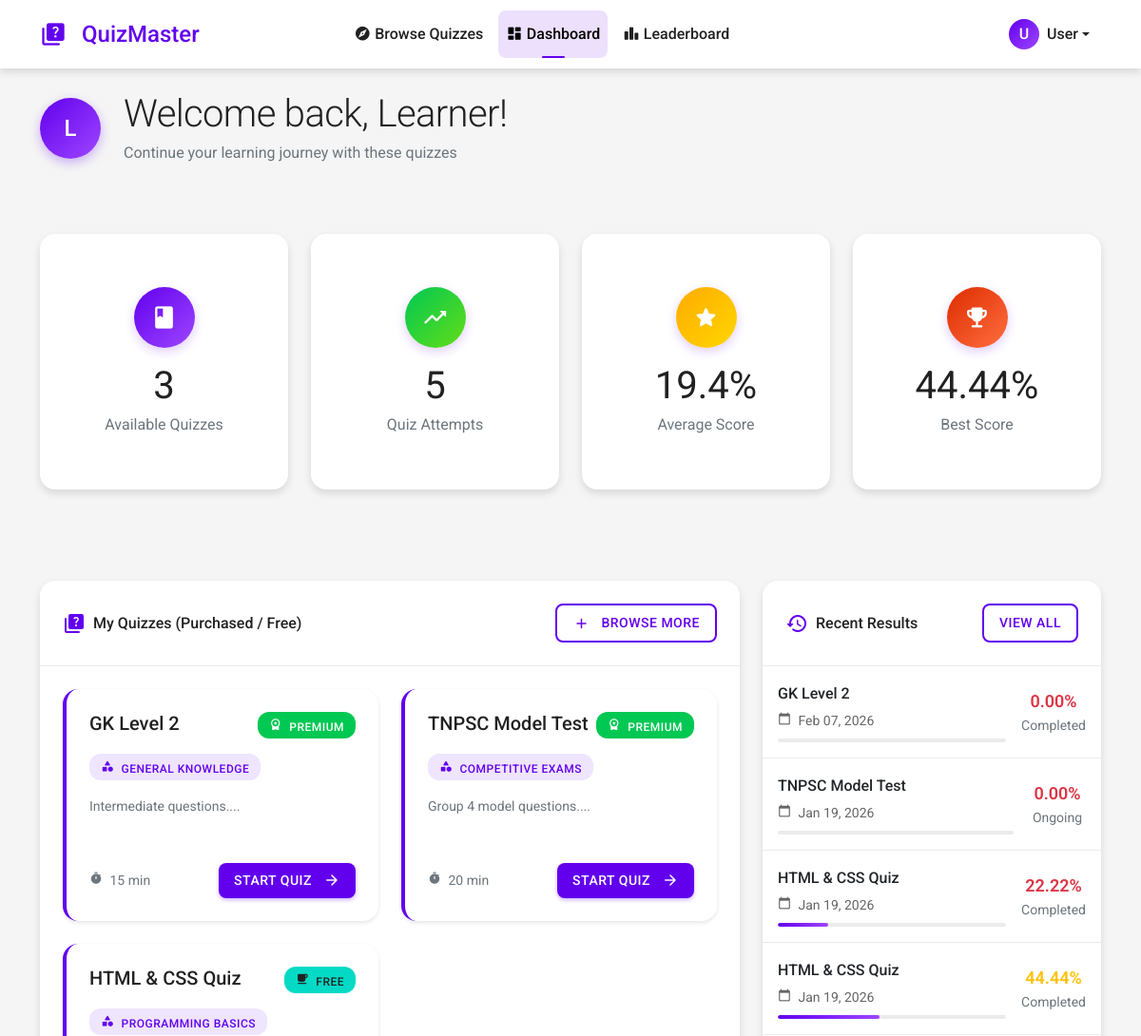
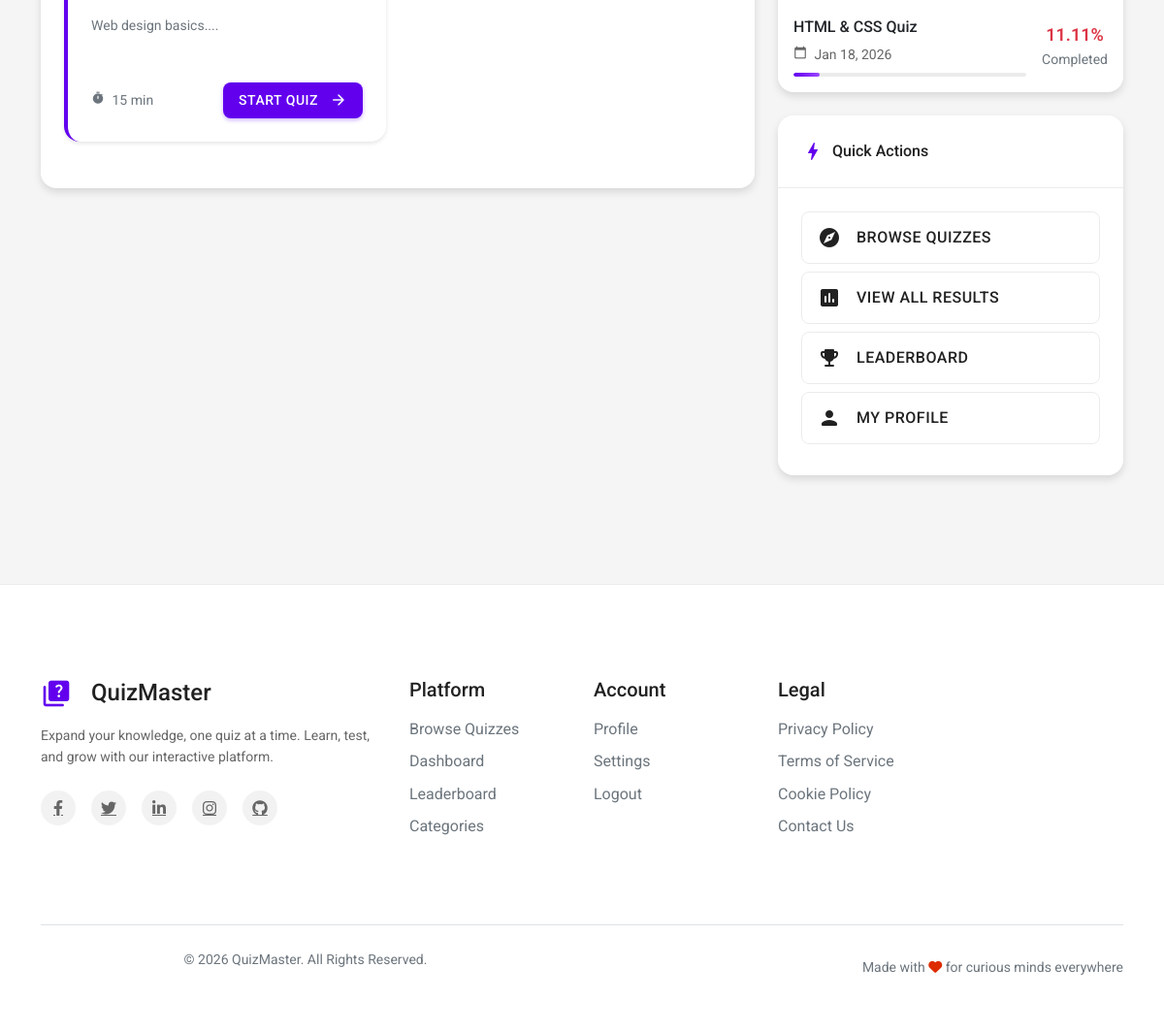
/user/dashboard.php (signed in), run on the app's committed database (2 pictures, top to bottom).
### tables this page shows
CREATE TABLE `quiz_attempts` (
  `id` int(11) NOT NULL,
  `user_id` int(11) NOT NULL,
  `quiz_id` int(11) NOT NULL,
  `start_time` datetime NOT NULL,
  `end_time` datetime DEFAULT NULL,
  `score` decimal(10,2) DEFAULT 0.00,
  `total_questions` int(11) DEFAULT 0,
  `status` enum('ongoing','completed') DEFAULT 'ongoing',
  `attempt_number` int(11) DEFAULT 1
);

CREATE TABLE `quizzes` (
  `id` int(11) NOT NULL,
  `category_id` int(11) NOT NULL,
  `title` varchar(200) NOT NULL,
  `description` text DEFAULT NULL,
  `price` decimal(10,2) DEFAULT 0.00,
  `time_limit` int(11) NOT NULL COMMENT 'In minutes',
  `total_marks` int(11) NOT NULL,
  `pass_percentage` int(11) NOT NULL DEFAULT 50,
  `status` enum('active','inactive') DEFAULT 'active',
  `created_at` timestamp NOT NULL DEFAULT current_timestamp(),
  `max_attempts` int(11) DEFAULT 0 COMMENT '0 for unlimited',
  `enable_certificate` tinyint(1) DEFAULT 0
);

CREATE TABLE `categories` (
  `id` int(11) NOT NULL,
  `name` varchar(100) NOT NULL,
  `description` text DEFAULT NULL,
  `status` enum('active','inactive') DEFAULT 'active',
  `created_at` timestamp NOT NULL DEFAULT current_timestamp()
);

### user/dashboard.php (the view, shortened to what this page needs)
<?php
require_once 'includes/header.php';
$user_id = $_SESSION['user_id'];
$sql = "
    SELECT q.*, c.name as category_name
    FROM quizzes q
    JOIN categories c ON q.category_id = c.id
    WHERE q.status = 'active'
    AND (
        q.price = 0
        OR q.id IN (SELECT quiz_id FROM user_quiz_access WHERE user_id = ?)
    )
";
$stmt = $pdo->prepare($sql);
$stmt->execute([$user_id]);
$myQuizzes = $stmt->fetchAll();
$resStmt = $pdo->prepare("SELECT qa.*, q.title FROM quiz_attempts qa JOIN quizzes q ON qa.quiz_id = q.id WHERE qa.user_id = ? ORDER BY qa.start_time DESC LIMIT 5");
$resStmt->execute([$user_id]);
$results = $resStmt->fetchAll();
?>
<div class="row mb-5">
    <div class="col-12">
        <div class="d-flex align-items-center mb-4">
            <div class="user-avatar-large me-4" style="width: 64px; height: 64px; border-radius: 50%; background: linear-gradient(135deg, #6200ee, #9d46ff); display: flex; align-items: center; justify-content: center; color: white; font-size: 24px; font-weight: 500; box-shadow: 0 4px 12px rgba(98, 0, 238, 0.3);">
                <?php echo strtoupper(substr($_SESSION['username'] ?? 'L', 0, 1)); ?>
            </div>
            <div>
                <h1 class="mb-1">Welcome back, <?php echo htmlspecialchars($_SESSION['username'] ?? 'Learner'); ?>!</h1>
                <p class="text-secondary mb-0">Continue your learning journey with these quizzes</p>
            </div>
        </div>
    </div>
</div>
<div class="row mb-5">
    <div class="col-xl-3 col-md-6 mb-4">
        <div class="card stats-card elevation-2">
            <div class="card-body">
                <div class="icon-wrapper mb-3">
                    <i class="material-icons-round">book</i>
                </div>
                <h3 class="mb-1"><?php echo count($myQuizzes); ?></h3>
                <p class="text-secondary">Available Quizzes</p>
            </div>
        </div>
    </div>
    <div class="col-xl-3 col-md-6 mb-4">
        <div class="card stats-card elevation-2">
            <div class="card-body">
                <div class="icon-wrapper mb-3" style="background: linear-gradient(135deg, #00c853, #64dd17);">
                    <i class="material-icons-round">trending_up</i>
                </div>
                <h3 class="mb-1"><?php echo count($results); ?></h3>
                <p class="text-secondary">Quiz Attempts</p>
            </div>
        </div>
    </div>
    <div class="col-xl-3 col-md-6 mb-4">
        <div class="card stats-card elevation-2">
            <div class="card-body">
                <div class="icon-wrapper mb-3" style="background: linear-gradient(135deg, #ffab00, #ffd600);">
                    <i class="material-icons-round">star</i>
                </div>
                <?php
                $totalScore = 0;
                $completedCount = 0;
                foreach($results as $res) {
                    if($res['status'] == 'completed') {
                        $totalScore += $res['score'];
                        $completedCount++;
                    }
                }
                $avgScore = $completedCount > 0 ? round($totalScore / $completedCount, 1) : 0;
                ?>
                <h3 class="mb-1"><?php echo $avgScore; ?>%</h3>
                <p class="text-secondary">Average Score</p>
            </div>
        </div>
    </div>
    <div class="col-xl-3 col-md-6 mb-4">
        <div class="card stats-card elevation-2">
            <div class="card-body">
                <div class="icon-wrapper mb-3" style="background: linear-gradient(135deg, #dd2c00, #ff6e40);">
                    <i class="material-icons-round">emoji_events</i>
                </div>
                <?php
                $bestScore = 0;
                foreach($results as $res) {
                    if($res['status'] == 'completed' && $res['score'] > $bestScore) {
                        $bestScore = $res['score'];
                    }
                }
                ?>
                <h3 class="mb-1"><?php echo $bestScore; ?>%</h3>
                <p class="text-secondary">Best Score</p>
            </div>
        </div>
    </div>
</div>
<div class="row">
    <div class="col-lg-8 mb-4">
        <div class="card elevation-2">
            <div class="card-header">
                <div class="d-flex align-items-center">
                    <i class="material-icons-round me-2">quiz</i>
                    <span>My Quizzes (Purchased / Free)</span>
                </div>
                <a href="quizzes.php" class="btn btn-outline-primary btn-sm">
                    <i class="material-icons-round me-1" style="font-size: 18px;">add</i>
                    Browse More
                </a>
            </div>
            <div class="card-body">
                <?php if(count($myQuizzes) > 0): ?>
                    <div class="row">
                        <?php foreach($myQuizzes as $quiz): ?>
                        <div class="col-lg-6 col-md-12 mb-4">
                            <div class="card quiz-card elevation-1">
                                <div class="card-body">
                                    <div class="d-flex justify-content-between align-items-start mb-3">
                                        <h5 class="quiz-title mb-0"><?php echo htmlspecialchars($quiz['title']); ?></h5>
                                        <?php if($quiz['price'] > 0): ?>
                                            <span class="badge bg-success">
                                                <i class="material-icons-round me-1" style="font-size: 14px;">workspace_premium</i>
                                                Premium
                                            </span>
                                        <?php else: ?>
                                            <span class="badge bg-info">
                                                <i class="material-icons-round me-1" style="font-size: 14px;">free_breakfast</i>
                                                Free
                                            </span>
                                        <?php endif; ?>
                                    </div>
                                    <div class="quiz-meta mb-3">
                                        <span class="badge" style="background: rgba(98, 0, 238, 0.1); color: #6200ee;">
                                            <i class="material-icons-round me-1" style="font-size: 14px;">category</i>
                                            <?php echo htmlspecialchars($quiz['category_name']); ?>
                                        </span>
                                    </div>
                                    <p class="quiz-description small text-secondary">
                                        <?php echo htmlspecialchars(substr($quiz['description'] ?? 'Test your knowledge with this quiz', 0, 100)); ?>...
                                    </p>
                                    <div class="quiz-footer">
                                        <div class="text-secondary small">
                                            <i class="material-icons-round me-1" style="font-size: 14px;">timer</i>
                                            <?php echo $quiz['time_limit']; ?> min
                                        </div>
                                        <a href="attempt.php?quiz_id=<?php echo $quiz['id']; ?>" class="btn btn-primary btn-sm">
                                            Start Quiz
                                            <i class="material-icons-round ms-1" style="font-size: 18px;">arrow_forward</i>
                                        </a>
                                    </div>
                                </div>
                            </div>
                        </div>
                        <?php endforeach; ?>
                    </div>
                <?php endif; ?>
            </div>
        </div>
    </div>
    <div class="col-lg-4">
        <div class="card elevation-2 mb-4">
            <div class="card-header">
                <div class="d-flex align-items-center">
                    <i class="material-icons-round me-2">history</i>
                    <span>Recent Results</span>
                </div>
                <?php if(count($results) > 0): ?>
                <a href="results.php" class="btn btn-outline-primary btn-sm">View All</a>
                <?php endif; ?>
            </div>
            <div class="card-body p-0">
                <?php if(count($results) > 0): ?>
                <ul class="results-list">
                    <?php foreach($results as $res):
                        $score_class = $res['score'] >= 70 ? 'text-success' : ($res['score'] >= 40 ? 'text-warning' : 'text-danger');
                    ?>
                    <li class="list-group-item d-flex align-items-center">
                        <div class="result-info flex-grow-1">
                            <div class="result-title"><?php echo htmlspecialchars($res['title']); ?></div>
                            <div class="result-date">
                                <i class="material-icons-round me-1" style="font-size: 14px;">calendar_today</i>
                                <?php echo date('M d, Y', strtotime($res['start_time'])); ?>
                            </div>
                            <div class="progress mt-2">
                                <div class="progress-bar" style="width: <?php echo $res['score']; ?>%;"></div>
                            </div>
                        </div>
                        <div class="score-badge ms-3">
                            <div class="<?php echo $score_class; ?>" style="font-weight: 600; font-size: 1.125rem;">
                                <?php echo $res['score']; ?>%
                            </div>
                            <div class="text-secondary small text-center">
                                <?php echo $res['status'] == 'completed' ? 'Completed' : 'Ongoing'; ?>
                            </div>
                        </div>
                    </li>
                    <?php endforeach; ?>
                </ul>
                <?php endif; ?>
            </div>
        </div>
        <div class="card elevation-2">
            <div class="card-header">
                <div class="d-flex align-items-center">
                    <i class="material-icons-round me-2">bolt</i>
                    <span>Quick Actions</span>
                </div>
            </div>
            <div class="card-body">
                <div class="quick-actions">
                    <a href="quizzes.php" class="btn">
                        <i class="material-icons-round">explore</i>
                        Browse Quizzes
                    </a>
                    <?php if(count($results) > 0): ?>
                    <a href="results.php" class="btn">
                        <i class="material-icons-round">assessment</i>
                        View All Results
                    </a>
                    <?php endif; ?>
                    <a href="leaderboard.php" class="btn">
                        <i class="material-icons-round">emoji_events</i>
                        Leaderboard
                    </a>
                    <a href="profile.php" class="btn">
                        <i class="material-icons-round">person</i>
                        My Profile
                    </a>
                </div>
            </div>
        </div>
    </div>
</div>
<?php require_once 'includes/footer.php'; ?>

### user/includes/header.php (style rules this page uses)
.material-icons-round { font-family: 'Material Icons Round'; font-weight: normal; font-style: normal; font-size: 24px; line-height: 1; letter-spacing: normal; text-transform: none; display: inline-block; white-space: nowrap; word-wrap: normal; direction: ltr; -webkit-font-smoothing: antialiased; -moz-osx-font-smoothing: grayscale; }

### data on the page
quiz_attempts: score "44.44", quiz.title "HTML & CSS Quiz", start_time "Jan 19, 2026", status "Completed"
quizzes: title "GK Level 2", price "PREMIUM", category.name "GENERAL KNOWLEDGE", description "Intermediate questions.", time_limit "15"
quizzes: title "TNPSC Model Test", price "PREMIUM", category.name "COMPETITIVE EXAMS", description "Group 4 model questions.", time_limit "20"
quizzes: title "HTML & CSS Quiz", price 0 (drawn), category.name "PROGRAMMING BASICS", description "Web design basics.", time_limit "15"
quiz_attempts: quiz.title "GK Level 2", start_time "Feb 07, 2026", score "0.00", status "Completed"
quiz_attempts: quiz.title "TNPSC Model Test", start_time "Jan 19, 2026", score "0.00", status "Ongoing"
quiz_attempts: quiz.title "HTML & CSS Quiz", start_time "Jan 19, 2026", score "22.22", status "Completed"
quiz_attempts: quiz.title "HTML & CSS Quiz", start_time "Jan 18, 2026", score "11.11", status "Completed"

### other printed values
APP_NAME "QuizMaster"
substr($_SESSION['username'] ?? 'U', 0, 1) "U"
$_SESSION['username'] "User"
substr($_SESSION['username'] ?? 'L', 0, 1) "L"
$_SESSION['username'] "Learner"
count($myQuizzes) "3"
count($results) "5"
$avgScore "19.4"
